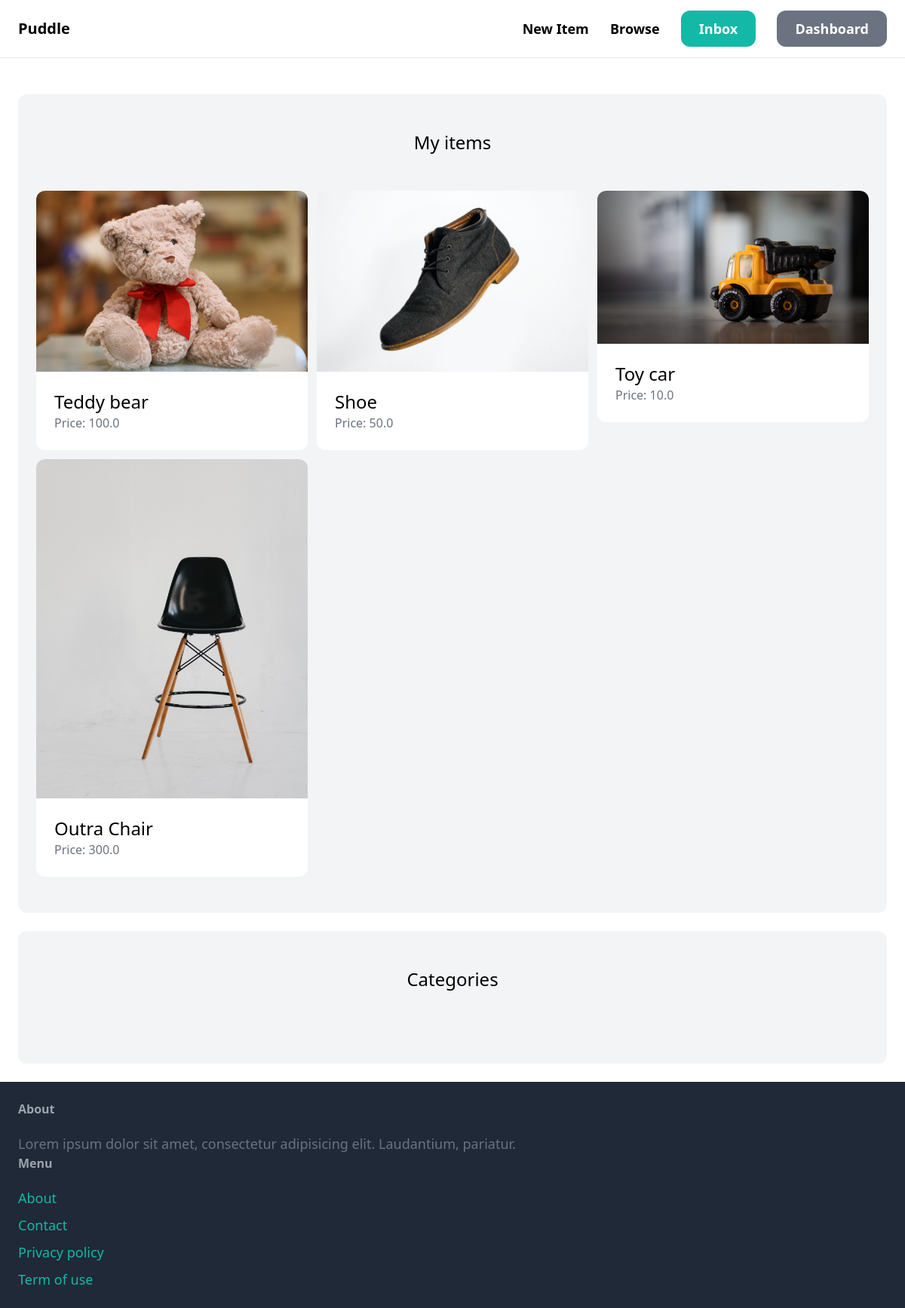
The page /dashboard/ (signed in) on the database its author committed.
### item/models.py (models this page shows, shortened)
class Item(models.Model):
    category = models.ForeignKey(Category, related_name='items', on_delete=models.CASCADE)
    name = models.CharField(max_length=255)
    description = models.TextField(blank=True, null=True)
    price = models.FloatField()
    image = models.ImageField(upload_to='item_images', blank=True, null=True)
    is_sold = models.BooleanField(default=False)
    created_by = models.ForeignKey(User, related_name='items', on_delete=models.CASCADE)
    created_at = models.DateTimeField(auto_now_add=True)

### dashboard/views.py (the view)
# urls.py: path('', views.index, name='index'),
@login_required
def index(request):
    items = Item.objects.filter(created_by=request.user)
    return render(request, 'dashboard/index.html', {
        'items': items, })

### dashboard/templates/dashboard/index.html (shortened to what this page needs)
{% extends 'core/base.html' %}
{% block content %}
  <div class="mt-6 px-6 py-12 bg-gray-100 rounded-xl">
    <h2 class="mb-12 text-2xl text-center">My items</h2>
    <div class="grid grid-cols-3 gap-3">
      {% for item in items %}
        <div><a href="{% url 'item:detail' item.id %}">
          <div><img src="{{ item.image.url }}" class="rounded-t-xl" alt="">
          </div>
          <div class="p-6 bg-white rounded-b-xl">
            <h2 class="text-2xl">{{ item.name }}</h2>
            <p class="text-gray-500">Price: {{ item.price }}</p>
          </div>
        </a></div>
      {% endfor %}
    </div>
  </div>
  <div class="mt-6 px-6 py-12 bg-gray-100 rounded-xl">
    <h2 class="mb-12 text-2xl text-center">Categories</h2>
  </div>
{% endblock %}

### rows shown on the page
Item: image (picture), name "Teddy bear", price "100.0"
Item: image (picture), name "Shoe", price "50.0"
Item: image (picture), name "Toy car", price "10.0"
Item: image (picture), name "Outra Chair", price "300.0"
